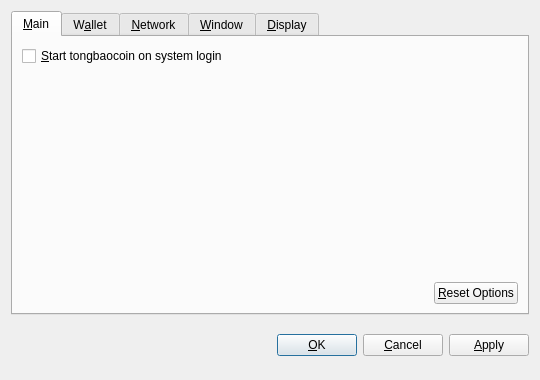
<?xml version="1.0" encoding="UTF-8"?>
<ui version="4.0">
 <class>OptionsDialog</class>
 <widget class="QDialog" name="OptionsDialog">
  <property name="geometry">
   <rect>
    <x>0</x>
    <y>0</y>
    <width>540</width>
    <height>380</height>
   </rect>
  </property>
  <property name="windowTitle">
   <string>Options</string>
  </property>
  <property name="modal">
   <bool>true</bool>
  </property>
  <layout class="QVBoxLayout" name="verticalLayout">
   <item>
    <widget class="QTabWidget" name="tabWidget">
     <property name="tabPosition">
      <enum>QTabWidget::North</enum>
     </property>
     <property name="currentIndex">
      <number>0</number>
     </property>
     <widget class="QWidget" name="tabMain">
      <attribute name="title">
       <string>&amp;Main</string>
      </attribute>
      <layout class="QVBoxLayout" name="verticalLayout_Main">
       <item>
        <widget class="QCheckBox" name="bitcoinAtStartup">
         <property name="toolTip">
          <string>Automatically start tongbaocoin after logging in to the system.</string>
         </property>
         <property name="text">
          <string>&amp;Start tongbaocoin on system login</string>
         </property>
        </widget>
       </item>
       <item>
        <spacer name="verticalSpacer_Main">
         <property name="orientation">
          <enum>Qt::Vertical</enum>
         </property>
         <property name="sizeHint" stdset="0">
          <size>
           <width>20</width>
           <height>40</height>
          </size>
         </property>
        </spacer>
       </item>
       <item>
        <layout class="QHBoxLayout" name="horizontalLayout_2_Main">
         <item>
          <spacer name="horizontalSpacer_2_Main">
           <property name="orientation">
            <enum>Qt::Horizontal</enum>
           </property>
           <property name="sizeHint" stdset="0">
            <size>
             <width>40</width>
             <height>20</height>
            </size>
           </property>
          </spacer>
         </item>
         <item>
          <widget class="QPushButton" name="resetButton">
           <property name="toolTip">
            <string>Reset all client options to default.</string>
           </property>
           <property name="text">
            <string>&amp;Reset Options</string>
           </property>
           <property name="autoDefault">
            <bool>false</bool>
           </property>
          </widget>
         </item>
        </layout>
       </item>
      </layout>
     </widget>
     <widget class="QWidget" name="tabWallet">
      <attribute name="title">
       <string>W&amp;allet</string>
      </attribute>
      <layout class="QVBoxLayout" name="verticalLayout_Network">
       <item>
        <widget class="QLabel" name="transactionFeeInfoLabel">
         <property name="text">
          <string>Optional transaction fee per kB that helps make sure your transactions are processed quickly. Most transactions are 1 kB.</string>
         </property>
         <property name="textFormat">
          <enum>Qt::PlainText</enum>
         </property>
         <property name="wordWrap">
          <bool>true</bool>
         </property>
        </widget>
       </item>
       <item>
        <layout class="QHBoxLayout" name="horizontalLayout_1_Main">
         <item>
          <widget class="QLabel" name="transactionFeeLabel">
           <property name="text">
            <string>Pay transaction &amp;fee</string>
           </property>
           <property name="textFormat">
            <enum>Qt::PlainText</enum>
           </property>
           <property name="buddy">
            <cstring>transactionFee</cstring>
           </property>
          </widget>
         </item>
         <item>
          <widget class="BitcoinAmountField" name="transactionFee"/>
         </item>
         <item>
          <spacer name="horizontalSpacer_1_Main">
           <property name="orientation">
            <enum>Qt::Horizontal</enum>
           </property>
           <property name="sizeHint" stdset="0">
            <size>
             <width>40</width>
             <height>20</height>
            </size>
           </property>
          </spacer>
         </item>
        </layout>
       </item>
       <item>
        <widget class="QLabel" name="label">
         <property name="text">
          <string>If you disable the spending of unconfirmed change, the change from a transaction cannot be used until that transaction has at least one confirmation. This also affects how your balance is computed.</string>
         </property>
         <property name="wordWrap">
          <bool>true</bool>
         </property>
        </widget>
       </item>
       <item>
        <widget class="QCheckBox" name="spendZeroConfChange">
         <property name="text">
          <string>Spend unconfirmed change  (experts only)</string>
         </property>
        </widget>
       </item>
       <item>
        <spacer name="verticalSpacer">
         <property name="orientation">
          <enum>Qt::Vertical</enum>
         </property>
         <property name="sizeHint" stdset="0">
          <size>
           <width>20</width>
           <height>40</height>
          </size>
         </property>
        </spacer>
       </item>
      </layout>
     </widget>
     <widget class="QWidget" name="tabNetwork">
      <attribute name="title">
       <string>&amp;Network</string>
      </attribute>
      <layout class="QVBoxLayout" name="verticalLayout_Network">
       <item>
        <widget class="QCheckBox" name="mapPortUpnp">
         <property name="toolTip">
          <string>Automatically open the tongbaocoin client port on the router. This only works when your router supports UPnP and it is enabled.</string>
         </property>
         <property name="text">
          <string>Map port using &amp;UPnP</string>
         </property>
        </widget>
       </item>
       <item>
        <widget class="QCheckBox" name="connectSocks">
         <property name="toolTip">
          <string>Connect to the tongbaocoin network through a SOCKS proxy (e.g. when connecting through Tor).</string>
         </property>
         <property name="text">
          <string>&amp;Connect through SOCKS proxy:</string>
         </property>
        </widget>
       </item>
       <item>
        <layout class="QHBoxLayout" name="horizontalLayout_Network">
         <item>
          <widget class="QLabel" name="proxyIpLabel">
           <property name="text">
            <string>Proxy &amp;IP:</string>
           </property>
           <property name="textFormat">
            <enum>Qt::PlainText</enum>
           </property>
           <property name="buddy">
            <cstring>proxyIp</cstring>
           </property>
          </widget>
         </item>
         <item>
          <widget class="QValidatedLineEdit" name="proxyIp">
           <property name="maximumSize">
            <size>
             <width>140</width>
             <height>16777215</height>
            </size>
           </property>
           <property name="toolTip">
            <string>IP address of the proxy (e.g. 127.0.0.1)</string>
           </property>
          </widget>
         </item>
         <item>
          <widget class="QLabel" name="proxyPortLabel">
           <property name="text">
            <string>&amp;Port:</string>
           </property>
           <property name="textFormat">
            <enum>Qt::PlainText</enum>
           </property>
           <property name="buddy">
            <cstring>proxyPort</cstring>
           </property>
          </widget>
         </item>
         <item>
          <widget class="QLineEdit" name="proxyPort">
           <property name="maximumSize">
            <size>
             <width>55</width>
             <height>16777215</height>
            </size>
           </property>
           <property name="toolTip">
            <string>Port of the proxy (e.g. 9050)</string>
           </property>
          </widget>
         </item>
         <item>
          <widget class="QLabel" name="socksVersionLabel">
           <property name="text">
            <string>SOCKS &amp;Version:</string>
           </property>
           <property name="textFormat">
            <enum>Qt::PlainText</enum>
           </property>
           <property name="buddy">
            <cstring>socksVersion</cstring>
           </property>
          </widget>
         </item>
         <item>
          <widget class="QValueComboBox" name="socksVersion">
           <property name="toolTip">
            <string>SOCKS version of the proxy (e.g. 5)</string>
           </property>
          </widget>
         </item>
         <item>
          <spacer name="horizontalSpacer_Network">
           <property name="orientation">
            <enum>Qt::Horizontal</enum>
           </property>
           <property name="sizeHint" stdset="0">
            <size>
             <width>40</width>
             <height>20</height>
            </size>
           </property>
          </spacer>
         </item>
        </layout>
       </item>
       <item>
        <spacer name="verticalSpacer_Network">
         <property name="orientation">
          <enum>Qt::Vertical</enum>
         </property>
         <property name="sizeHint" stdset="0">
          <size>
           <width>20</width>
           <height>40</height>
          </size>
         </property>
        </spacer>
       </item>
      </layout>
     </widget>
     <widget class="QWidget" name="tabWindow">
      <attribute name="title">
       <string>&amp;Window</string>
      </attribute>
      <layout class="QVBoxLayout" name="verticalLayout_Window">
       <item>
        <widget class="QCheckBox" name="minimizeToTray">
         <property name="toolTip">
          <string>Show only a tray icon after minimizing the window.</string>
         </property>
         <property name="text">
          <string>&amp;Minimize to the tray instead of the taskbar</string>
         </property>
        </widget>
       </item>
       <item>
        <widget class="QCheckBox" name="minimizeOnClose">
         <property name="toolTip">
          <string>Minimize instead of exit the application when the window is closed. When this option is enabled, the application will be closed only after selecting Quit in the menu.</string>
         </property>
         <property name="text">
          <string>M&amp;inimize on close</string>
         </property>
        </widget>
       </item>
       <item>
        <spacer name="verticalSpacer_Window">
         <property name="orientation">
          <enum>Qt::Vertical</enum>
         </property>
         <property name="sizeHint" stdset="0">
          <size>
           <width>20</width>
           <height>40</height>
          </size>
         </property>
        </spacer>
       </item>
      </layout>
     </widget>
     <widget class="QWidget" name="tabDisplay">
      <attribute name="title">
       <string>&amp;Display</string>
      </attribute>
      <layout class="QVBoxLayout" name="verticalLayout_Display">
       <item>
        <layout class="QHBoxLayout" name="horizontalLayout_1_Display">
         <item>
          <widget class="QLabel" name="langLabel">
           <property name="text">
            <string>User Interface &amp;language:</string>
           </property>
           <property name="textFormat">
            <enum>Qt::PlainText</enum>
           </property>
           <property name="buddy">
            <cstring>lang</cstring>
           </property>
          </widget>
         </item>
         <item>
          <widget class="QValueComboBox" name="lang">
           <property name="toolTip">
            <string>The user interface language can be set here. This setting will take effect after restarting tongbaocoin.</string>
           </property>
          </widget>
         </item>
        </layout>
       </item>
       <item>
        <layout class="QHBoxLayout" name="horizontalLayout_2_Display">
         <item>
          <widget class="QLabel" name="unitLabel">
           <property name="text">
            <string>&amp;Unit to show amounts in:</string>
           </property>
           <property name="textFormat">
            <enum>Qt::PlainText</enum>
           </property>
           <property name="buddy">
            <cstring>unit</cstring>
           </property>
          </widget>
         </item>
         <item>
          <widget class="QValueComboBox" name="unit">
           <property name="toolTip">
            <string>Choose the default subdivision unit to show in the interface and when sending coins.</string>
           </property>
          </widget>
         </item>
        </layout>
       </item>
       <item>
        <widget class="QCheckBox" name="displayAddresses">
         <property name="toolTip">
          <string>Whether to show tongbaocoin addresses in the transaction list or not.</string>
         </property>
         <property name="text">
          <string>&amp;Display addresses in transaction list</string>
         </property>
        </widget>
       </item>
       <item>
        <widget class="QCheckBox" name="coinControlFeatures">
         <property name="toolTip">
          <string>Whether to show coin control features or not.</string>
         </property>
         <property name="text">
          <string>Display coin &amp;control features (experts only!)</string>
         </property>
        </widget>
       </item>
       <item>
        <spacer name="verticalSpacer_Display">
         <property name="orientation">
          <enum>Qt::Vertical</enum>
         </property>
         <property name="sizeHint" stdset="0">
          <size>
           <width>20</width>
           <height>40</height>
          </size>
         </property>
        </spacer>
       </item>
      </layout>
     </widget>
    </widget>
   </item>
   <item>
    <layout class="QHBoxLayout" name="horizontalLayout_Buttons">
     <item>
      <spacer name="horizontalSpacer_1">
       <property name="orientation">
        <enum>Qt::Horizontal</enum>
       </property>
       <property name="sizeHint" stdset="0">
        <size>
         <width>40</width>
         <height>48</height>
        </size>
       </property>
      </spacer>
     </item>
     <item>
      <widget class="QLabel" name="statusLabel">
       <property name="font">
        <font>
         <weight>75</weight>
         <bold>true</bold>
        </font>
       </property>
       <property name="text">
        <string/>
       </property>
       <property name="textFormat">
        <enum>Qt::PlainText</enum>
       </property>
       <property name="wordWrap">
        <bool>true</bool>
       </property>
      </widget>
     </item>
     <item>
      <spacer name="horizontalSpacer_2">
       <property name="orientation">
        <enum>Qt::Horizontal</enum>
       </property>
       <property name="sizeHint" stdset="0">
        <size>
         <width>40</width>
         <height>48</height>
        </size>
       </property>
      </spacer>
     </item>
     <item>
      <widget class="QPushButton" name="okButton">
       <property name="text">
        <string>&amp;OK</string>
       </property>
      </widget>
     </item>
     <item>
      <widget class="QPushButton" name="cancelButton">
       <property name="text">
        <string>&amp;Cancel</string>
       </property>
       <property name="autoDefault">
        <bool>false</bool>
       </property>
      </widget>
     </item>
     <item>
      <widget class="QPushButton" name="applyButton">
       <property name="text">
        <string>&amp;Apply</string>
       </property>
       <property name="autoDefault">
        <bool>false</bool>
       </property>
      </widget>
     </item>
    </layout>
   </item>
  </layout>
 </widget>
 <customwidgets>
  <customwidget>
   <class>BitcoinAmountField</class>
   <extends>QSpinBox</extends>
   <header>bitcoinamountfield.h</header>
  </customwidget>
  <customwidget>
   <class>QValueComboBox</class>
   <extends>QComboBox</extends>
   <header>qvaluecombobox.h</header>
  </customwidget>
  <customwidget>
   <class>QValidatedLineEdit</class>
   <extends>QLineEdit</extends>
   <header>qvalidatedlineedit.h</header>
  </customwidget>
 </customwidgets>
 <resources/>
 <connections/>
</ui>
